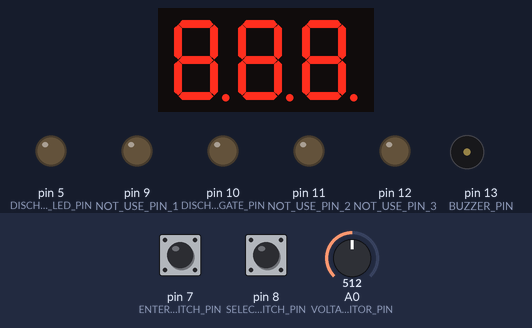
Recording of a sketch running on a simulated Arduino Uno, built with avr-gcc and run on an emulated ATmega328P. Parts: 3-digit seven-segment display, output pins drawn as LEDs (lit = HIGH), buzzer (waves = sounding, pin HIGH). Wiring (inferred from the names in the program): 3-digit 7-segment display, segments lit when HIGH: segments pin 19, pin 17, pin 1, pin 3, pin 4, pin 18, pin 0, pin 2; digit selects pin 6, pin 15, pin 16. Dashed ring = blinking. The inputs (shaded band) are chosen by the test bench; at power-on: pin 7 (ENTER_SWITCH_PIN) HIGH, pin 8 (SELECT_SWITCH_PIN) HIGH, A0 (VOLTAGE_MONITOR_PIN) = 512. EEPROM starts erased; the segment pins are drawn as the display they are named for; pins used as bus, display or sensor lines are not drawn.

Above: at 0.8 s.
0.9 s: pin 7 (ENTER_SWITCH_PIN) pulled LOW for 3.2 s
At 1.7 s:
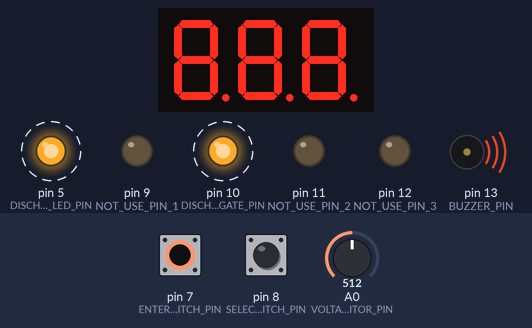
6.9 s: pin 7 (ENTER_SWITCH_PIN) pulled LOW for 0.15 s
At 7.5 s:
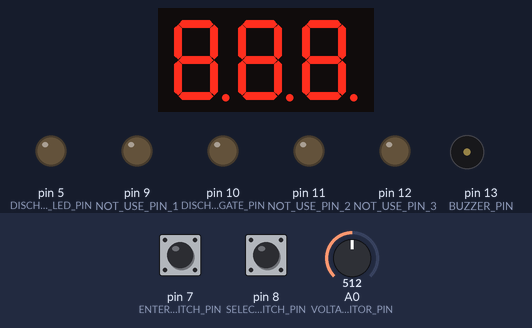
8.5 s: pin 7 (ENTER_SWITCH_PIN) pulled LOW for 1 s
At 11.5 s:
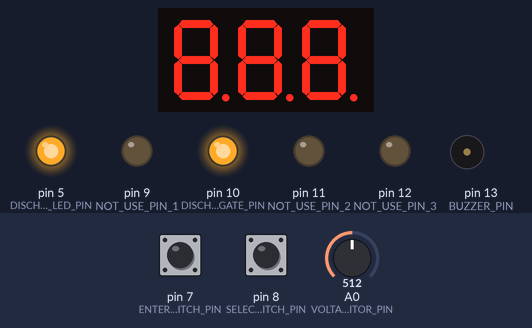
Timing chart, 0 to 13.0 s (numbered marks = the images above; inputs shaded):
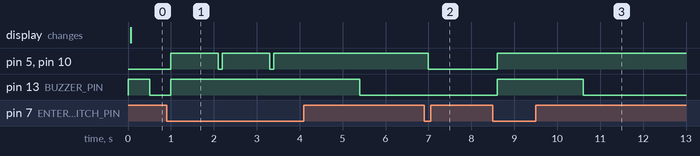

The sketch:

battery-saver.ino
```cpp
#include <MsTimer2.h>
#include <avr/sleep.h>
#include "EEPROM.h"

//CONFIG
#define VOLTAGE_DIVIDER 27030 //(15kOHM 68Kohm 5v 10bit)

#define DESTINATION_VOLTAGE_1 198 //6s
#define DESTINATION_VOLTAGE_2 132 //4s
#define DESTINATION_VOLTAGE_3 99  //3s
#define DESTINATION_VOLTAGE_4 110 //Pb

#define DEFAULT_DESTINATION_VOLTAGE 3

//PIN ASSIGN
//aki d9 d12 d11
#define SEG_A_PIN 19 //A5
#define SEG_B_PIN 17 //A3
#define SEG_C_PIN  1
#define SEG_D_PIN  3
#define SEG_E_PIN  4
#define SEG_F_PIN 18 //A4
#define SEG_G_PIN  0
#define SEG_DP_PIN 2

#define SELECT_LED_1_PIN 6
#define SELECT_LED_2_PIN 15 //A1
#define SELECT_LED_3_PIN 16 //A2

#define DISCHARGE_GATE_PIN 10
#define NOT_USE_PIN_1 9
#define NOT_USE_PIN_2 11
#define NOT_USE_PIN_3 12

#define VOLTAGE_MONITOR_PIN 14 // A0

#define SELECT_SWITCH_PIN 8
#define ENTER_SWITCH_PIN 7

#define BUZZER_PIN 13
#define DISCHARGE_LED_PIN 5


uint16_t volt_div;
uint8_t destination_voltage_selector;

uint16_t select_destination_voltage[4] = {DESTINATION_VOLTAGE_1,
                                          DESTINATION_VOLTAGE_2,
                                          DESTINATION_VOLTAGE_3,
                                          DESTINATION_VOLTAGE_4};

volatile uint8_t led_select_pin_array[3] = {SELECT_LED_1_PIN,
                                            SELECT_LED_2_PIN,
                                            SELECT_LED_3_PIN};

volatile uint8_t led_digit_pin_array[8] = {SEG_A_PIN,
                                           SEG_B_PIN,
                                           SEG_C_PIN,
                                           SEG_D_PIN,
                                           SEG_E_PIN,
                                           SEG_F_PIN,
                                           SEG_G_PIN,
                                           SEG_DP_PIN};

uint16_t not_use_pin_array[3] = {NOT_USE_PIN_1,
                                 NOT_USE_PIN_2,
                                 NOT_USE_PIN_3};

volatile uint8_t led_digit_pattern[3] = {0,0,0};

volatile uint8_t led_flash_stage = 0;

volatile uint32_t beep_endtime = 0;

uint16_t destination_voltage;

void setup() {
  // put your setup code here, to run once:
  //pinMode(POWER_GATE_PIN,OUTPUT);
  //switch_on();

  pinMode(DISCHARGE_GATE_PIN,OUTPUT);
  pinMode(DISCHARGE_LED_PIN,OUTPUT);
  pinMode(BUZZER_PIN,OUTPUT);


  for (uint8_t i=0; i <= 7; i++)  pinMode(led_digit_pin_array[i],OUTPUT);
  for (uint8_t i=0; i <= 7; i++)  digitalWrite(led_digit_pin_array[i],HIGH);
  for (uint8_t i=0; i <= 2; i++)  pinMode(led_select_pin_array[i],OUTPUT);
  for (uint8_t i=0; i <= 2; i++)  digitalWrite(led_select_pin_array[i],LOW);
  for (uint8_t i=0; i <= 2; i++)  pinMode(not_use_pin_array[i],OUTPUT);
  for (uint8_t i=0; i <= 2; i++)  digitalWrite(not_use_pin_array[i],LOW);


  pinMode(VOLTAGE_MONITOR_PIN,INPUT);
  analogReference(DEFAULT); //1023=5.0v

  pinMode(SELECT_SWITCH_PIN,INPUT_PULLUP);
  pinMode(ENTER_SWITCH_PIN,INPUT_PULLUP);

  if(readEeprom() == 0) {
                     volt_div = VOLTAGE_DIVIDER;
                     destination_voltage_selector = DEFAULT_DESTINATION_VOLTAGE;
                     writeEeprom();
                     beep_on(500);
                    }
  destination_voltage = select_destination_voltage[destination_voltage_selector];

  MsTimer2::set(2,ISR_led_flash);
  MsTimer2::start();

  if (selectButtonPushed()) voltage_calib();
  if (enterButtonPushed()) select_default_destination_voltage();

while(1) {startup();}
}

void loop() {}

void startup(){
  uint16_t voltage;
  uint8_t selector = destination_voltage_selector;
  uint8_t switch_state = 0;
  while(1){
    voltage = get_voltage();
    if (voltage <= destination_voltage) switch_off();
    //displaystring('ACT');
    led_digit_pattern[0]=set_led_digit('A');
    led_digit_pattern[1]=set_led_digit('C');
    led_digit_pattern[2]=set_led_digit('T') + 1;

    switch_state = get_switch_state(1000);
    if (switch_state == 2) {
                            discharge();
                           }
    switch_state = 0;

    voltage = get_voltage();
    displayvoltage(voltage);

    switch_state = get_switch_state(1000);
    if (switch_state == 2) {
                            discharge();
                           }
    switch_state = 0;

    //displaystring('DST');
    display_battery_type(selector);

    switch_state = get_switch_state(1000);
    if (switch_state == 2) {
                            discharge();
                           }
    switch_state = 0;

    displayvoltage(destination_voltage);

    switch_state = get_switch_state(1000);
    if (switch_state == 2) {
                            discharge();
                           }
    switch_state = 0;
  }
}

void discharge(){
    uint16_t voltage;
    uint8_t switch_state = 0;
    beep_on(2000);
    digitalWrite(DISCHARGE_GATE_PIN,HIGH);
    digitalWrite(DISCHARGE_LED_PIN,HIGH);


    while(1){
      voltage = get_voltage();
      if (voltage <= destination_voltage) switch_off();

      //displaystring('ACT');
     led_digit_pattern[0]=set_led_digit('A');
     led_digit_pattern[1]=set_led_digit('C');
     led_digit_pattern[2]=set_led_digit('T') + 1;
     delay(1000);

     displayvoltage(voltage);
     switch_state = get_switch_state(1000);
     if (switch_state != 0) {
      digitalWrite(DISCHARGE_GATE_PIN,LOW);
      digitalWrite(DISCHARGE_LED_PIN,LOW);

      return;
     }

      //displaystring('DST');
     display_battery_type(destination_voltage_selector);
     switch_state = get_switch_state(1000);
     if (switch_state != 0) {
        digitalWrite(DISCHARGE_GATE_PIN,LOW);
        digitalWrite(DISCHARGE_LED_PIN,LOW);
        return;
     }

      displayvoltage(destination_voltage);
      switch_state = get_switch_state(1000);
      if (switch_state != 0) {
        digitalWrite(DISCHARGE_GATE_PIN,LOW);
        digitalWrite(DISCHARGE_LED_PIN,LOW);
        return;
      }
  }
}


uint16_t get_voltage(){
uint32_t volt;
volt = analogRead(VOLTAGE_MONITOR_PIN);
volt *= volt_div;
volt /= 100000;
return(volt);
}

uint8_t get_switch_state(uint16_t wait_time){
uint32_t wait_limit = millis() + wait_time;
while(wait_limit > millis()){
  if (selectButtonPushed()) return(1);
  if (enterButtonPushed()) return(2);
}
return(0);
}

uint8_t selectButtonPushed()
{
  if ( digitalRead(SELECT_SWITCH_PIN) == LOW )
  {
    delay(100);
    if (digitalRead(SELECT_SWITCH_PIN) == LOW) return(1);
  }
  return(0);
}

uint8_t enterButtonPushed()
{
  if ( digitalRead(ENTER_SWITCH_PIN) == LOW )
  {
    delay(100);
    if (digitalRead(ENTER_SWITCH_PIN) == LOW) return(1);
  }
  return(0);
}

void beep_on(uint32_t dulation)
{
beep_endtime = millis() + dulation;
digitalWrite(BUZZER_PIN,HIGH);
}

uint8_t readEeprom()
{
  uint8_t temp[3];
  uint8_t checksum = 0;
      temp[0] = EEPROM.read(0);
      temp[1] = EEPROM.read(1);
      temp[2] = EEPROM.read(2);
      checksum = temp[0] + temp[1] + temp[2];
      if( EEPROM.read(3) == checksum) {
                                       volt_div = (temp[0] << 8)+ temp[1] ;
                                       destination_voltage_selector = temp[2];
                                       return(1);
                                      }
      else return(0);
}

void writeEeprom()
{
  uint8_t temp[3];
  uint8_t checksum;
  temp[0] = highByte(volt_div);
  temp[1] = lowByte(volt_div);
  temp[2] = destination_voltage_selector;
  checksum = temp[0] + temp[1] + temp[2];
  EEPROM.write(0,temp[0]);
  EEPROM.write(1,temp[1]);
  EEPROM.write(2,temp[2]);
  EEPROM.write(3,checksum);
}

void voltage_calib()
{
  uint16_t voltage;
  beep_on(500);
  delay(500);
  beep_on(500);
  while(1)
  {
    voltage = get_voltage();
    displayvoltage(voltage);
    if(selectButtonPushed()){
                             volt_div += 10;
                             if (volt_div > 28030) volt_div = 26030;
                            }
    if(enterButtonPushed()){
                            writeEeprom();
                            led_digit_pattern[0]=set_led_digit('S');
                            led_digit_pattern[1]=set_led_digit('A');
                            led_digit_pattern[2]=set_led_digit('V') + 1;
                            beep_on(1000);
                            delay(3000);
                            switch_off();
                           }
  }
}

void select_default_destination_voltage()
{
  uint16_t voltage;
  beep_on(500);
  delay(500);
  beep_on(500);
  delay(500);
  beep_on(500);
  destination_voltage = select_destination_voltage[destination_voltage_selector];
  while(1)
  {
    voltage = get_voltage();
    if(selectButtonPushed()){
                            destination_voltage_selector++;
                            if (destination_voltage_selector == 4) destination_voltage_selector = 0;
                            destination_voltage = select_destination_voltage[destination_voltage_selector];
                           }
    displayvoltage(destination_voltage);

    if(enterButtonPushed()){
                            writeEeprom();
                            led_digit_pattern[0]=set_led_digit('S');
                            led_digit_pattern[1]=set_led_digit('A');
                            led_digit_pattern[2]=set_led_digit('V') + 1;
                            beep_on(1000);
                            delay(3000);
                            switch_off();
                           }
  }
}

void switch_off(){
  digitalWrite(DISCHARGE_GATE_PIN,LOW);
  digitalWrite(DISCHARGE_LED_PIN,LOW);
  led_digit_pattern[0]=set_led_digit('O');
  led_digit_pattern[1]=set_led_digit('F');
  led_digit_pattern[2]=set_led_digit('F');
  digitalWrite(BUZZER_PIN,HIGH);
  delay(3000);
  digitalWrite(BUZZER_PIN,LOW);
  MsTimer2::stop();
  for (uint8_t i=0; i <= 7; i++)  digitalWrite(led_digit_pin_array[i],LOW);
  for (uint8_t i=0; i <= 2; i++)  digitalWrite(led_select_pin_array[i],LOW);
  for (uint8_t i=0; i <= 2; i++)  digitalWrite(not_use_pin_array[i],LOW);
  pinMode(SELECT_SWITCH_PIN,INPUT);
  pinMode(ENTER_SWITCH_PIN,INPUT);

  //パワーダウンモードの選択とスリープ機能の許可(データシート14.12.1SMCR参照)
  SMCR |= (1 << SM1);// パワーダウンモードに設定
  SMCR |= (1 << SE);// スリープ機能の許可

  //A/Dコンバータの停止(ADC:Analog-to-Digital Converter)の停止(データシート28.9.2. ADCSRA参照)
  //ADCSRA |= (1 << ADEN);  // ON
  ADCSRA &= ~(1 << ADEN); // OFF


  //低電圧検出器(BOD:Brown-Out Detecter)の停止(データシート14.12.2MCUCR参照)
  MCUCR |= (1 << BODSE)|(1 << BODS); // BOD設定変更のため，BODSとBODSEに同時に1を出力
  MCUCR = (MCUCR & ~(1 << BODSE))|(1 << BODS);   // その後4CLK内にBODSに1，BODSEに0を出力してBODをOFF

  asm("sleep"); // その後3クロック周期内にスリープ状態へ移行
}
```

led.ino
```cpp
void ISR_led_flash() {
uint8_t flashChar = led_digit_pattern[led_flash_stage / 8];
uint8_t flashdigit = led_flash_stage % 8;
uint8_t lastdigit;
uint8_t ledoutput;
if (beep_endtime < millis() && beep_endtime != 0) {
                              digitalWrite(BUZZER_PIN,LOW);
                              beep_endtime = 0;
                             }

if (flashdigit == 0) lastdigit = 6; else lastdigit = flashdigit - 2;

if (led_flash_stage == 0) {
                           digitalWrite(led_select_pin_array[2],LOW);
                           digitalWrite(led_select_pin_array[0],HIGH);
                          }

if (led_flash_stage == 8) {
                           digitalWrite(led_select_pin_array[0],LOW);
                           digitalWrite(led_select_pin_array[1],HIGH);
                          }

if (led_flash_stage == 16) {
                           digitalWrite(led_select_pin_array[1],LOW);
                           digitalWrite(led_select_pin_array[2],HIGH);
                          }

digitalWrite(led_digit_pin_array[lastdigit],HIGH);
digitalWrite(led_digit_pin_array[lastdigit+1],HIGH);

flashChar >>= (7 - (flashdigit+1));

digitalWrite(led_digit_pin_array[flashdigit+1],(flashChar & 0x1)^0x1);
flashChar >>= 1;
digitalWrite(led_digit_pin_array[flashdigit],(flashChar & 0x1)^0x1);

led_flash_stage+= 2;
if (led_flash_stage == 24) led_flash_stage = 0;
}


void displayvoltage(uint16_t volt){
  char str[4];
  if (volt > 99){
  snprintf(str, 4, "%d", volt);
  led_digit_pattern[0]=set_led_digit(str[0]);
  led_digit_pattern[1]=set_led_digit(str[1]) + 1;
  led_digit_pattern[2]=set_led_digit(str[2]);
  }
  else if (volt > 9) {
  snprintf(str, 3, "%d", volt);
  led_digit_pattern[0]=set_led_digit(' ');
  led_digit_pattern[1]=set_led_digit(str[0]) + 1;
  led_digit_pattern[2]=set_led_digit(str[1]);
  }
}
void display_battery_type(uint8_t selector){
    switch (selector) {
    case 0:
          led_digit_pattern[0]=set_led_digit('6');
          led_digit_pattern[1]=set_led_digit('S');
          led_digit_pattern[2]=set_led_digit(' ');
          break;
    case 1:
          led_digit_pattern[0]=set_led_digit('4');
          led_digit_pattern[1]=set_led_digit('S');
          led_digit_pattern[2]=set_led_digit(' ');
          break;
    case 2:
          led_digit_pattern[0]=set_led_digit('3');
          led_digit_pattern[1]=set_led_digit('S');
          led_digit_pattern[2]=set_led_digit(' ');
          break;
    case 3:
          led_digit_pattern[0]=set_led_digit('P');
          led_digit_pattern[1]=set_led_digit('B') + 1;
          led_digit_pattern[2]=set_led_digit(' ');
          break;
    }
}
void displaystring(char *str){
  led_digit_pattern[0]=set_led_digit(str[0]);
  led_digit_pattern[1]=set_led_digit(str[1]);
  led_digit_pattern[2]=set_led_digit(str[2]) + 1;
}

uint8_t set_led_digit(uint8_t character)
{
  switch (character) {
    case '0':return(0xFC);
    case '1':return(0x60);
    case '2':return(0xDA);
    case '3':return(0xF2);
    case '4':return(0x66);
    case '5':return(0xB6);
    case '6':return(0xBE);
    case '7':return(0xE0);
    case '8':return(0xFE);
    case '9':return(0xF6);
    case 'A':return(0xEE);
    case 'B':return(0x3E);
    case 'C':return(0x9C);
    case 'D':return(0x7A);
    case 'E':return(0x9E);
    case 'F':return(0x8E);
    case 'G':return(0xBC);
    case 'H':return(0x2E);
    case 'I':return(0x20);
    case 'J':return(0x78);
    case 'K':return(0xAE);
    case 'L':return(0x1C);
    case 'M':return(0xEC);
    case 'N':return(0x2A);
    case 'O':return(0x3A);
    case 'P':return(0xCE);
    case 'Q':return(0xDE);
    case 'R':return(0x0A);
    case 'S':return(0x36);
    case 'T':return(0x1E);
    case 'U':return(0x38);
    case 'V':return(0x7C);
    case 'W':return(0x7E);
    case 'X':return(0x6E);
    case 'Y':return(0x76);
    case 'Z':return(0xD8);
    case '-':return(0x02);
    case '=':return(0x90);
    case '_':return(0x10);
    case ' ':return(0x00);
    default:return(0x00);
  }
}
```

Measured:
- after the input at 0.9 s, pin 5 (DISCHARGE_LED_PIN), pin 10 (DISCHARGE_GATE_PIN): alternates HIGH for 1.1 s and LOW for 0.10 s, 5 changes in all, then stays HIGH, starting after 0.10 s; pin 13 (BUZZER_PIN): LOW → HIGH after 0.10 s, → LOW 4.4 s later
- after the input at 6.9 s, pin 5 (DISCHARGE_LED_PIN), pin 10 (DISCHARGE_GATE_PIN): HIGH → LOW after 0.10 s
- after the input at 8.5 s, pin 5 (DISCHARGE_LED_PIN), pin 10 (DISCHARGE_GATE_PIN): LOW → HIGH after 0.10 s; pin 13 (BUZZER_PIN): LOW → HIGH after 0.10 s, → LOW 2.0 s later
